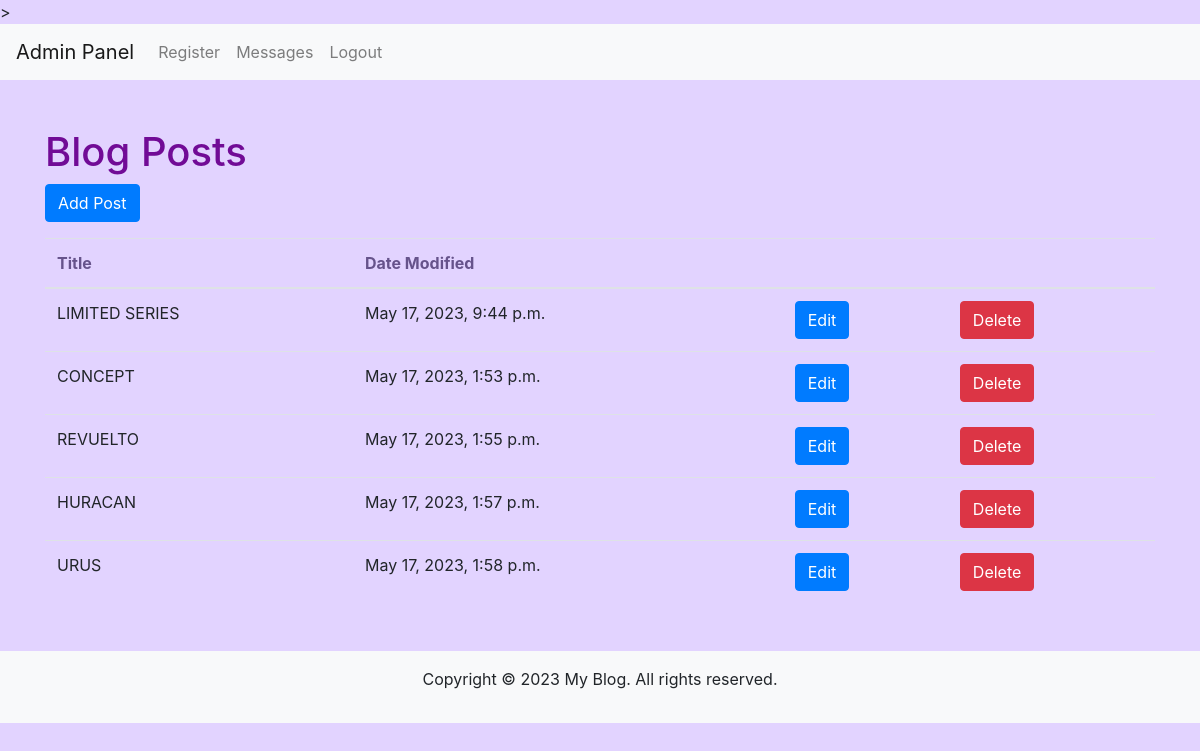
The page /panel/ (signed in) on the database its author committed.
### myPanel/models.py (models this page shows, shortened)
class BlogPost(models.Model):
    title = models.CharField(max_length=200)
    date_modified = models.DateTimeField(auto_now=True)
    content = models.TextField()

### myPanel/views.py (the view)
# urls.py: path("", views.showPosts),
@login_required(login_url="/panel/login/")
def showPosts(request):
    posts = BlogPost.objects.all()
    return render(request, 'posts.html', {'posts': posts})

### template/posts.html (shortened to what this page needs)
<!DOCTYPE html>
<html lang="en">
<head>
    <link rel="stylesheet" href="https://stackpath.bootstrapcdn.com/bootstrap/4.5.0/css/bootstrap.min.css">
</head>
<body style="background-color: rgb(226, 211, 255);" >
    >
<nav class="navbar navbar-expand-lg navbar-light bg-light">
    <a class="navbar-brand" href="{% url 'posts' %}">Admin Panel</a>
    <div class="collapse navbar-collapse" id="navbarNavAltMarkup">
        <div class="navbar-nav">
            <a href="{% url 'regist' %}" class="nav-item nav-link">Register</a>
            <a href="{% url 'message' %}" class="nav-item nav-link">Messages</a>
            <a href="{% url 'logout' %}" class="nav-item nav-link">Logout</a>
        </div>
    </div>
</nav>
<div class="container my-5">
    <h1 style="color: rgb(113, 11, 150);">Blog Posts</h1>
    <a href="{% url 'addpost' %}" class="btn btn-primary mb-3">Add Post</a>
    <table class="table">
        <thead>
        <tr>
            <th style="color: rgb(102, 83, 139);">Title</th>
            <th style="color: rgb(102, 83, 139);">Date Modified</th>
            <th></th>
            <th></th>
        </tr>
        </thead>
        <tbody>
        {% for post in posts %}
        <tr>
            <td>{{ post.title }}</td>
            <td>{{ post.date_modified }}</td>
            <td><a href="{% url 'updatepost' pk=post.pk %}" class="btn btn-primary">Edit</a></td>
            <td><a href="{% url 'deletepost' pk=post.pk %}" class="btn btn-danger">Delete</a></td>
        </tr>
        {% endfor %}
        </tbody>
    </table>
</div>
<footer class="bg-light text-center py-3">
    <p>Copyright &copy;
        {% now "Y" %} My Blog. All rights reserved.
    </p>
</footer>
</body>
</html>

### rows shown on the page
BlogPost: title "LIMITED SERIES", date_modified "May 17, 2023, 9:44 p.m."
BlogPost: title "CONCEPT", date_modified "May 17, 2023, 1:53 p.m."
BlogPost: title "REVUELTO", date_modified "May 17, 2023, 1:55 p.m."
BlogPost: title "HURACAN", date_modified "May 17, 2023, 1:57 p.m."
BlogPost: title "URUS", date_modified "May 17, 2023, 1:58 p.m."
